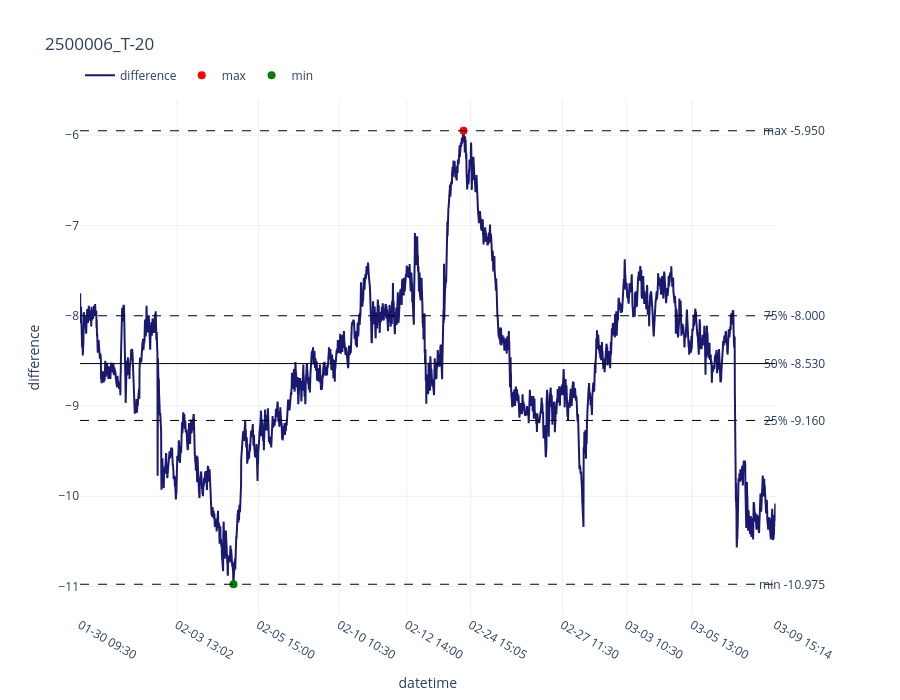

The cell this chart's notebook holds for it:
### Code cell
# 计算开始日期
START_DATE = d_get_bus_day(END_DATE, -LOOKBACK_BUS_DAYS)

# 打印时间区间与参数
print(f'Start: {START_DATE}, End: {END_DATE}')
print(f'STRATEGY: {STRATEGY}')
print(f'CODE1: {CODE1}')
print(f'CODE2: {CODE2}')

# 读取最廉券配置
def load_ctd_config(file_path):
    ctd_config = pd.read_excel(file_path, sheet_name='最廉券配置')
    return ctd_config

# 规范债券代码
def as_bond_code(code):
    return str(int(code))

# 查询期货对应CTD
def safe_ctd_code(ctd_config, fut_code):
    ctd_code = ctd_config.loc[ctd_config['Fut'] == fut_code, 'Spot'].values[0]
    return str(int(ctd_code))

# 统一关键列类型
def normalize_df(df):
    data = df.copy()
    data['datetime'] = pd.to_datetime(data['datetime'], errors='coerce')
    data = data.dropna(subset=['datetime']).sort_values('datetime')
    if 'difference' in data.columns:
        data['difference'] = pd.to_numeric(data['difference'], errors='coerce')
    if 'irr' in data.columns:
        data['irr'] = pd.to_numeric(data['irr'], errors='coerce')
    # 按原代码思路转为字符串横轴，图像连续展示
    data['x_plot'] = data['datetime'].dt.strftime('%Y-%m-%d %H:%M')
    return data

# 按策略获取绘图数据和标题
def build_strategy_df_and_title(strategy, code1, code2, ratio, spread, start_date, end_date, ctd_config):
    target_str = gdo.get_t_str(start_date, end_date)

    if strategy == '基差':
        df = pd.DataFrame(gdo.get_basis(as_bond_code(code1), str(code2), start_date, end_date, ratio))
        df.columns = ['datetime', 'difference', 'y1', 'y2']
        df_irr = pd.DataFrame(gdo.get_basis_irr(as_bond_code(code1), str(code2), start_date, end_date, ratio))
        df_irr.columns = ['datetime', 'irr']
        data = pd.merge(df, df_irr, on='datetime').sort_values('datetime')
        title = f"{as_bond_code(code1)}_{str(code2)}_{target_str}"
        return normalize_df(data), title

    if strategy == '利差':
        ctd_code = safe_ctd_code(ctd_config, str(code2))
        data = pd.DataFrame(gdo.get_bond_fut_spread(str(code2), ctd_code, as_bond_code(code1), start_date, end_date))
        data.columns = ['datetime', 'fut_rate', 'bond', 'difference']
        data = data.sort_values('datetime')
        title = f"{as_bond_code(code1)}_{target_str}"
        return normalize_df(data), title

    if strategy == '跨期':
        fut_code_1 = str(code1)
        fut_code_2 = str(code2)
        ctd_code_1 = safe_ctd_code(ctd_config, fut_code_1)
        ctd_code_2 = safe_ctd_code(ctd_config, fut_code_2)
        df = pd.DataFrame(gdo.get_spread_futures(fut_code_1, fut_code_2, start_date, end_date, 1))
        df.columns = ['datetime', 'difference', 'y1', 'y2']
        df_irr = pd.DataFrame(gdo.get_fut_fut_irr(fut_code_1, ctd_code_1, fut_code_2, ctd_code_2, spread, start_date, end_date))
        df_irr.columns = ['datetime', 'irr']
        data = pd.merge(df, df_irr, on='datetime').sort_values('datetime')
        title = f"{fut_code_1}_{fut_code_2}_{target_str}"
        return normalize_df(data), title

    if strategy == '期货利差':
        ctd_code_1 = safe_ctd_code(ctd_config, str(code1))
        ctd_code_2 = safe_ctd_code(ctd_config, str(code2))
        data = pd.DataFrame(gdo.get_fut_fut_spread(str(code1), ctd_code_1, str(code2), ctd_code_2, start_date, end_date))
        data.columns = ['datetime', 'difference', 'y1', 'y2']
        data = data.sort_values('datetime')
        title = f"{str(code1)}_{str(code2)}_{target_str}"
        return normalize_df(data), title

    if strategy == 'IRS利差':
        ctd_code = safe_ctd_code(ctd_config, str(code2))
        data = pd.DataFrame(gdo.get_irs_fut_spread(str(code1), str(code2), ctd_code, start_date, end_date))
        data.columns = ['datetime', 'difference', 'y1', 'y2']
        data = data.sort_values('datetime')
        title = f"{str(code1)}_{str(code2)}_{target_str}"
        return normalize_df(data), title

    if strategy == '现券利差':
        data = pd.DataFrame(gdo.get_spread_spot(as_bond_code(code1), as_bond_code(code2), start_date, end_date))
        data.columns = ['datetime', 'difference', 'y1', 'y2']
        data = data.sort_values('datetime')
        title = f"{as_bond_code(code1)}_{as_bond_code(code2)}_{target_str}"
        return normalize_df(data), title

    raise ValueError(f'不支持的策略: {strategy}')

# 添加分位线与极值线
def add_stat_lines(fig, data):
    diff = pd.to_numeric(data['difference'], errors='coerce').dropna()
    if diff.empty:
        return
    q25 = diff.quantile(0.25)
    q50 = diff.quantile(0.50)
    q75 = diff.quantile(0.75)
    min_val = diff.min()
    max_val = diff.max()

    fig.add_hline(y=max_val, line_dash='dash', line_color='black', line_width=1)
    fig.add_hline(y=q75, line_dash='dash', line_color='black', line_width=1)
    fig.add_hline(y=q50, line_dash='solid', line_color='black', line_width=1)
    fig.add_hline(y=q25, line_dash='dash', line_color='black', line_width=1)
    fig.add_hline(y=min_val, line_dash='dash', line_color='black', line_width=1)

    fig.add_annotation(x=1.01, y=max_val, xref='paper', yref='y', text=f'max {max_val:.3f}', showarrow=False)
    fig.add_annotation(x=1.01, y=q75, xref='paper', yref='y', text=f'75% {q75:.3f}', showarrow=False)
    fig.add_annotation(x=1.01, y=q50, xref='paper', yref='y', text=f'50% {q50:.3f}', showarrow=False)
    fig.add_annotation(x=1.01, y=q25, xref='paper', yref='y', text=f'25% {q25:.3f}', showarrow=False)
    fig.add_annotation(x=1.01, y=min_val, xref='paper', yref='y', text=f'min {min_val:.3f}', showarrow=False)

# 添加最大最小点
def add_extreme_markers(fig, data):
    clean_data = data.copy()
    clean_data['difference'] = pd.to_numeric(clean_data['difference'], errors='coerce')
    clean_data = clean_data.dropna(subset=['difference'])
    if clean_data.empty:
        return
    max_row = clean_data.loc[clean_data['difference'].idxmax()]
    min_row = clean_data.loc[clean_data['difference'].idxmin()]

    fig.add_trace(
        go.Scatter(
            x=[max_row['x_plot']],
            y=[max_row['difference']],
            mode='markers',
            name='max',
            marker=dict(color='red', size=8),
            hovertemplate='max: %{y:.3f}<extra></extra>'
        ),
        secondary_y=False
    )

    fig.add_trace(
        go.Scatter(
            x=[min_row['x_plot']],
            y=[min_row['difference']],
            mode='markers',
            name='min',
            marker=dict(color='green', size=8),
            hovertemplate='min: %{y:.3f}<extra></extra>'
        ),
        secondary_y=False
    )

# 生成自适应横坐标刻度
def build_adaptive_ticks(plot_data, max_labels=10):
    d = plot_data[['datetime', 'x_plot']].drop_duplicates().sort_values('datetime').reset_index(drop=True)
    if d.empty:
        return [], []

    n = len(d)
    max_labels = max(6, max_labels)

    # 关键点: 首尾 + 每日首尾 + 每日关键时点
    cand = set([0, n - 1])
    by_day = d.groupby(d['datetime'].dt.date)
    key_times = ['09:30', '10:30', '11:30', '13:00', '14:00', '15:00']

    for day, g in by_day:
        idxs = g.index.tolist()
        cand.add(idxs[0])
        cand.add(idxs[-1])
        for t in key_times:
            target = pd.to_datetime(f'{day} {t}')
            near_idx = (d.loc[idxs, 'datetime'] - target).abs().idxmin()
            cand.add(int(near_idx))

    # 不足时按均匀间隔补点
    if len(cand) < max_labels:
        step = max(1, int(n / max_labels))
        for i in range(0, n, step):
            cand.add(i)

    idx = sorted(cand)

    # 过多时压缩到 max_labels
    if len(idx) > max_labels:
        pick = [idx[0]]
        if max_labels > 2:
            stride = (len(idx) - 1) / (max_labels - 1)
            for k in range(1, max_labels - 1):
                pick.append(idx[int(round(k * stride))])
        pick.append(idx[-1])
        idx = sorted(set(pick))

    tickvals = d.loc[idx, 'x_plot'].tolist()
    one_day = d['datetime'].dt.date.nunique() == 1
    if one_day:
        ticktext = d.loc[idx, 'datetime'].dt.strftime('%H:%M').tolist()
    else:
        ticktext = d.loc[idx, 'datetime'].dt.strftime('%m-%d %H:%M').tolist()

    return tickvals, ticktext

# 使用Plotly绘制交互图
def plot_interactive(data, title):
    plot_data = data.copy()
    plot_data['difference'] = pd.to_numeric(plot_data['difference'], errors='coerce')
    plot_data = plot_data.dropna(subset=['difference'])
    if plot_data.empty:
        raise ValueError('difference 列没有可用的数值数据，请检查数据源或参数')
    if 'irr' in plot_data.columns:
        plot_data['irr'] = pd.to_numeric(plot_data['irr'], errors='coerce')

    fig = make_subplots(specs=[[{'secondary_y': True}]])

    fig.add_trace(
        go.Scatter(
            x=plot_data['x_plot'],
            y=plot_data['difference'],
            mode='lines',
            name='difference',
            line=dict(color='midnightblue', width=2),
            hovertemplate='difference: %{y:.3f}<extra></extra>'
        ),
        secondary_y=False
    )

    has_irr = 'irr' in plot_data.columns and plot_data['irr'].notna().any()
    if has_irr:
        fig.add_trace(
            go.Scatter(
                x=plot_data['x_plot'],
                y=plot_data['irr'],
                mode='lines',
                name='irr',
                line=dict(color='red', width=1.5),
                hovertemplate='irr: %{y:.3f}<extra></extra>'
            ),
            secondary_y=True
        )

    add_stat_lines(fig, plot_data)
    add_extreme_markers(fig, plot_data)

    tickvals, ticktext = build_adaptive_ticks(plot_data, max_labels=10)

    fig.update_layout(
        title=title,
        template='plotly_white',
        height=700,
        hovermode='x unified',
        dragmode='zoom',
        legend=dict(orientation='h', yanchor='bottom', y=1.02, xanchor='left', x=0)
    )

    # 使用分类横轴，按原代码风格连续展示
    fig.update_xaxes(
        title_text='datetime',
        type='category',
        tickmode='array',
        tickvals=tickvals,
        ticktext=ticktext,
        showspikes=True,
        spikemode='across',
        spikesnap='cursor'
    )

    fig.update_yaxes(title_text='difference', secondary_y=False)
    if has_irr:
        fig.update_yaxes(title_text='irr', secondary_y=True, showgrid=False, autorange='reversed')

    fig.show(config={'scrollZoom': True, 'displaylogo': False})

# 读取CTD配置
ctd_cfg = load_ctd_config(FILE_PATH)

# 获取数据与标题
df_plot, plot_title = build_strategy_df_and_title(
    STRATEGY, CODE1, CODE2, RATIO, SPREAD, START_DATE, END_DATE, ctd_cfg
)

# 绘制交互图
plot_interactive(df_plot, plot_title)

### Figure 1 — Plotly figure (JSON) as saved in the notebook; plotly's stock layout.template omitted (floating-point values rounded to 4 significant figures; data arrays with more than 128 entries replaced by an {"elided": "..."} marker saying what was removed)
{"data": [{"hovertemplate": "difference: %{y:.3f}<extra></extra>", "line": {"color": "midnightblue", "width": 2}, "mode": "lines", "name": "difference", "type": "scatter", "x": {"elided": "3962 str values"}, "xaxis": "x", "y": {"elided": "3962 float values"}, "yaxis": "y"}, {"hovertemplate": "max: %{y:.3f}<extra></extra>", "marker": {"color": "red", "size": 8}, "mode": "markers", "name": "max", "type": "scatter", "x": ["2026-02-24 13:44"], "xaxis": "x", "y": [-5.95], "yaxis": "y"}, {"hovertemplate": "min: %{y:.3f}<extra></extra>", "marker": {"color": "green", "size": 8}, "mode": "markers", "name": "min", "type": "scatter", "x": ["2026-02-05 10:44"], "xaxis": "x", "y": [-10.98], "yaxis": "y"}], "layout": {"annotations": [{"showarrow": false, "text": "max -5.950", "x": 1.01, "xref": "paper", "y": -5.95, "yref": "y"}, {"showarrow": false, "text": "75% -8.000", "x": 1.01, "xref": "paper", "y": -8.0, "yref": "y"}, {"showarrow": false, "text": "50% -8.530", "x": 1.01, "xref": "paper", "y": -8.53, "yref": "y"}, {"showarrow": false, "text": "25% -9.160", "x": 1.01, "xref": "paper", "y": -9.16, "yref": "y"}, {"showarrow": false, "text": "min -10.975", "x": 1.01, "xref": "paper", "y": -10.98, "yref": "y"}], "dragmode": "zoom", "height": 700, "hovermode": "x unified", "legend": {"orientation": "h", "x": 0, "xanchor": "left", "y": 1.02, "yanchor": "bottom"}, "shapes": [{"line": {"color": "black", "dash": "dash", "width": 1}, "type": "line", "x0": 0, "x1": 1, "xref": "x domain", "y0": -5.95, "y1": -5.95, "yref": "y"}, {"line": {"color": "black", "dash": "dash", "width": 1}, "type": "line", "x0": 0, "x1": 1, "xref": "x domain", "y0": -8.0, "y1": -8.0, "yref": "y"}, {"line": {"color": "black", "dash": "solid", "width": 1}, "type": "line", "x0": 0, "x1": 1, "xref": "x domain", "y0": -8.53, "y1": -8.53, "yref": "y"}, {"line": {"color": "black", "dash": "dash", "width": 1}, "type": "line", "x0": 0, "x1": 1, "xref": "x domain", "y0": -9.16, "y1": -9.16, "yref": "y"}, {"line": {"color": "black", "dash": "dash", "width": 1}, "type": "line", "x0": 0, "x1": 1, "xref": "x domain", "y0": -10.98, "y1": -10.98, "yref": "y"}], "title": {"text": "2500006_T-20"}, "xaxis": {"anchor": "y", "domain": [0, 0.94], "showspikes": true, "spikemode": "across", "spikesnap": "cursor", "tickmode": "array", "ticktext": ["01-30 09:30", "02-03 13:02", "02-05 15:00", "02-10 10:30", "02-12 14:00", "02-24 15:05", "02-27 11:30", "03-03 10:30", "03-05 13:00", "03-09 15:14"], "tickvals": ["2026-01-30 09:30", "2026-02-03 13:02", "2026-02-05 15:00", "2026-02-10 10:30", "2026-02-12 14:00", "2026-02-24 15:05", "2026-02-27 11:30", "2026-03-03 10:30", "2026-03-05 13:00", "2026-03-09 15:14"], "title": {"text": "datetime"}, "type": "category"}, "yaxis": {"anchor": "x", "domain": [0, 1], "title": {"text": "difference"}}, "yaxis2": {"anchor": "x", "overlaying": "y", "side": "right"}}}
